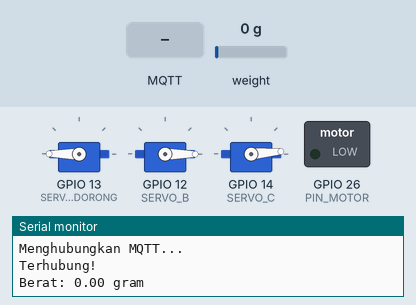
Recording of a sketch running on a simulated ESP32. Shown: 3 × servo, switched loads named in the sketch (green lamp = pin HIGH), the last lines printed to the serial monitor. The inputs (shaded band) are chosen by the test bench; at power-on: weight on the scale 0 g. WiFi joins after 1.5 s; servers stay silent unless stated; no MQTT or app messages arrive unless stated.

Above: at 6.7 s.
6.8 s: MQTT message "A" arrives on the first subscribed topic
At 7.3 s:
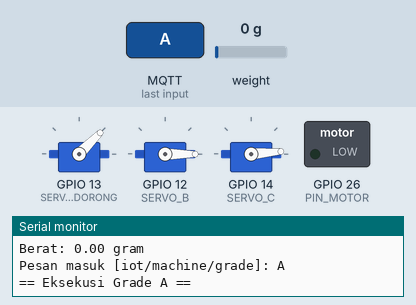
10.2 s: MQTT message "B" arrives on the first subscribed topic
At 14.9 s:
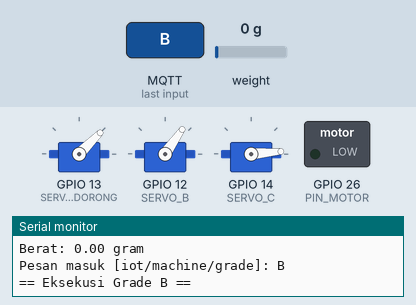
17.0 s: MQTT message "C" arrives on the first subscribed topic
At 20.4 s:
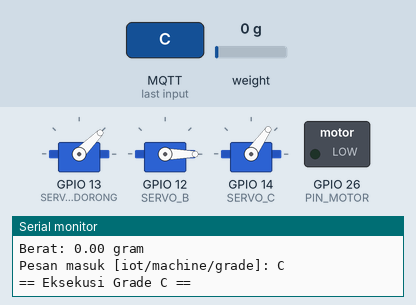
Timing chart, 0 to 24.4 s (numbered marks = the images above; inputs shaded):
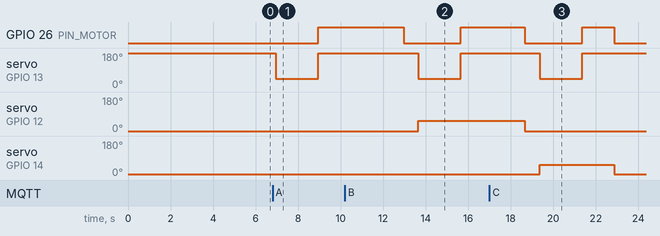

Measured:
- after the input at 6.8 s, GPIO 26 (PIN_MOTOR): LOW → HIGH after 2.2 s; servo on GPIO 13 (SERVO_PENDORONG): 180° → 45° after 0.16 s, → 180° 2.0 s later
- after the input at 10.2 s, servo on GPIO 13 (SERVO_PENDORONG): 180° → 45° after 3.5 s, → 180° 2.0 s later; servo on GPIO 12 (SERVO_B): 0° → 55° after 3.5 s
- after the input at 17.0 s, servo on GPIO 13 (SERVO_PENDORONG): 180° → 45° after 2.4 s, → 180° 2.0 s later; servo on GPIO 14 (SERVO_C): 5° → 55° after 2.4 s, → 5° 3.5 s later

The sketch:

esp32_iot.ino
```cpp
#include <WiFi.h>
#include <PubSubClient.h>
#include <ESP32Servo.h>
#include "HX711.h"

// ----------------------------
// WIFI & MQTT SETUP
// ----------------------------
const char* ssid = "mqtt";
const char* password = "12345678";
const char* mqtt_server = "10.204.14.89";

WiFiClient espClient;
PubSubClient client(espClient);

// ----------------------------
// LOAD CELL
// ----------------------------
#define DT  23
#define SCK 22
HX711 scale;

float calibration_factor = 400;   // sesuaikan jika perlu


// ----------------------------
// SERVO & MOTOR
// ----------------------------
#define SERVO_PENDORONG 13
#define SERVO_B         12
#define SERVO_C         14
#define PIN_MOTOR       26

Servo servoPendorong;
Servo servoB;
Servo servoC;


// ----------------------------
// FUNGSI DORONG
// ----------------------------
void servoDorong() {
  servoPendorong.write(45);
  delay(2000);
  servoPendorong.write(180);
}


// ----------------------------
// CALLBACK MENERIMA GRADE
// ----------------------------
void callback(char* topic, byte* message, unsigned int length) {

  Serial.print("Pesan masuk [");
  Serial.print(topic);
  Serial.print("]: ");

  String grade = "";
  for (int i = 0; i < length; i++) {
    grade += (char)message[i];
  }
  Serial.println(grade);

  // Eksekusi servo sesuai grade
  if (grade == "A") {
    Serial.println("== Eksekusi Grade A ==");
    servoDorong();
    digitalWrite(PIN_MOTOR, HIGH);
    delay(4000);
    digitalWrite(PIN_MOTOR, LOW);
  }

  else if (grade == "B") {
    Serial.println("== Eksekusi Grade B ==");
    servoB.write(55);
    servoDorong();
    digitalWrite(PIN_MOTOR, HIGH);
    delay(3000);
    digitalWrite(PIN_MOTOR, LOW);
    servoB.write(0);
  }

  else if (grade == "C") {
    Serial.println("== Eksekusi Grade C ==");
    servoC.write(55);
    servoDorong();
    digitalWrite(PIN_MOTOR, HIGH);
    delay(1500);
    digitalWrite(PIN_MOTOR, LOW);
    servoC.write(5);
  }

  else {
    Serial.println("Grade tidak dikenal!");
  }
}


// ----------------------------
// MQTT RECONNECT
// ----------------------------
void reconnect() {
  while (!client.connected()) {
    Serial.println("Menghubungkan MQTT...");

    if (client.connect("ESP32_Grading")) {
      Serial.println("Terhubung!");
      client.subscribe("iot/machine/grade");   // SUBSCRIBE untuk grade Python
    } else {
      Serial.print("Gagal, rc=");
      Serial.print(client.state());
      Serial.println(" coba lagi 3 detik...");
      delay(3000);
    }
  }
}


// ----------------------------
// SETUP
// ----------------------------
void setup() {
  Serial.begin(115200);

  // WIFI
  Serial.println("Menghubungkan WiFi...");
  WiFi.begin(ssid, password);
  while (WiFi.status() != WL_CONNECTED) {
    delay(500);
    Serial.print(".");
  }
  Serial.println("\nWiFi Terhubung!");
  Serial.println(WiFi.localIP());

  // MQTT
  client.setServer(mqtt_server, 1883);
  client.setCallback(callback);

  // LOAD CELL
  scale.begin(DT, SCK);
  Serial.println("Menunggu stabilisasi load cell...");
  delay(3000);
  scale.set_scale(calibration_factor);
  scale.tare();
  Serial.println("Load Cell Siap!\n");

  // SERVO
  servoPendorong.attach(SERVO_PENDORONG);
  servoB.attach(SERVO_B);
  servoC.attach(SERVO_C);

  pinMode(PIN_MOTOR, OUTPUT);
  digitalWrite(PIN_MOTOR, LOW);

  // posisi awal
  servoPendorong.write(180);
  servoB.write(0);
  servoC.write(5);

  Serial.println("=== Sistem Grading Mode Python + Loadcell Realtime ===");
}


// ----------------------------
// LOOP
// ----------------------------
void loop() {
  if (!client.connected()) {
    reconnect();
  }
  client.loop();

  // ----------------------------
  // TAMPILKAN LOADCELL REALTIME
  // ----------------------------
  if (scale.is_ready()) {
    float weight = scale.get_units(5);

    if (abs(weight) < 1) weight = 0;

    Serial.print("Berat: ");
    Serial.print(weight, 2);
    Serial.println(" gram");

    // Kirim realtime ke MQTT
    char msg[10];
    dtostrf(weight, 1, 2, msg);
    client.publish("iot/machine/weight", msg);

  } else {
    Serial.println("Loadcell belum siap...");
  }

  delay(200);  // supaya serial tidak terlalu cepat
}
```
